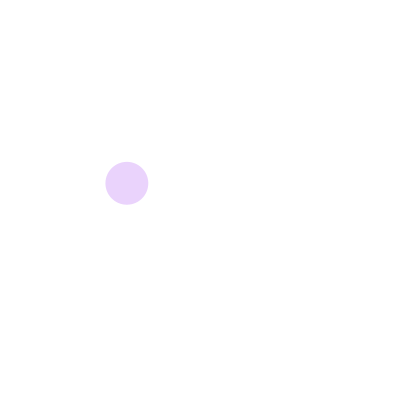
Frame 1 (no input)
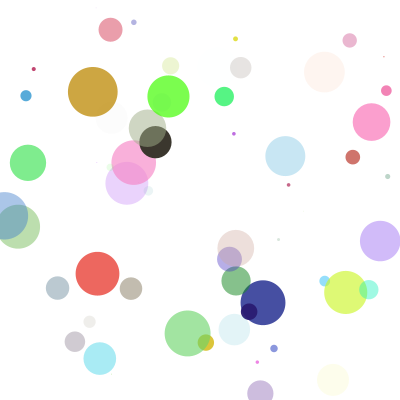
Frame 60 (the mouse pressed at the canvas centre just before this capture)
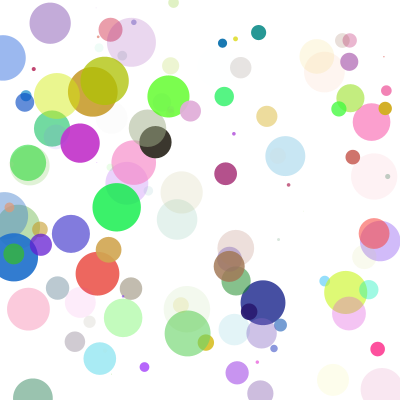
Frame 120 (the mouse held since frame 60 and released just before this capture)

The Processing sketch that drew these frames (run headless with seeded random() and noise(); from frame 60 on, the mouse is pressed at the canvas centre):

// Processing sketch: processing_112520
// ── processing_112520.pde

int counter;

float r;
float g;
float b;
float a;

float diam;
float x;
float y;

void setup(){
  size(400,400);
  background(255);
  smooth();
}

void draw(){
  
  r=random(255);
  g=random(255);
  b=random(255);
  a=random(255);
  diam=random(50);
  x=random(width);
  y=random(height);
  
  noStroke();
  fill(r,g,b,a);
  ellipse(x,y,diam,diam);
}
